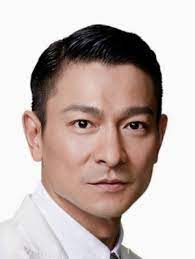
#> input picture day08-20211004-chap05-CNN/andy3.jpg, 195 x 259 px, found by its file name
$ jupyter execute 'day09-Convolution-考試-RGB-Ans.ipynb'
#> lines starting #> are read from the running program, lines starting #| are printed output that depends on the picture
[cell 1]
# 講解
# https://en.wikipedia.org/wiki/Kernel_(image_processing)
# import data
import matplotlib.pyplot as plt
from scipy import misc, signal
import numpy as np

kernel = np.array([[0, -1, 0],
                   [-1, 5, -1],
                   [0, -1, 0]])
img = (plt.imread('andy3.jpg'))
#> img is the input picture: shape (259, 195, 3); mean R, G, B 196.4, 181.9, 177.6

[cell 2]
img.dtype

[cell 3]
import scipy
print(scipy.__file__)

[cell 4]
# Reference
img_sharpened = np.ones(img.shape)
for i in range(3): # 3 : RGB # [..., 0]
    img_sharpened[...,i] = np.clip(signal.convolve2d(img[...,i],
                                                     kernel,
                                                     mode='same',
                                                     boundary="fill"), 0, 1)
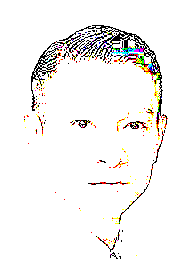
#> img_sharpened: shape (259, 195, 3) float64; mean R, G, B 0.957, 0.952, 0.945
print(img_sharpened.dtype, img_sharpened.min(), img_sharpened.max())
#| float64 0.0 1.0
fig, ax = plt.subplots(nrows=1, ncols=2,figsize=(6, 6))
ax[0].imshow(img)
ax[0].set_title('Original Image', size=12)
ax[1].imshow(img_sharpened)
ax[1].set_title('Convolve2d Image', size=12)
plt.show()
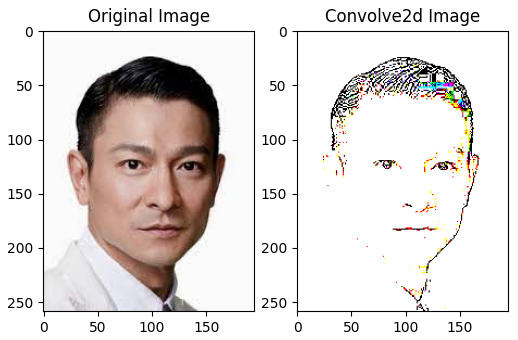
#> figure drawn by matplotlib, 2 panels

[cell 5]
#################################
# 怎樣處理 RGB
#################################

[cell 6]
kernel = np.array([[0 , -1, 0],
                   [-1,  5, -1],
                   [0 , -1, 0]])
from skimage import color
andy_gray = color.rgb2gray(img)  # 這裡是黑白!!!
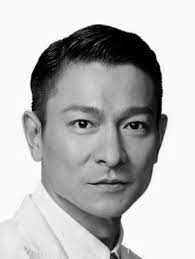
#> andy_gray: shape (259, 195) float64; min 0, max 1, mean 0.724

height, width = andy_gray.shape[0]-3+1, andy_gray.shape[1]-3+1
#> height = 257; width = 193
conv = np.zeros((height, width))
for ii in range(height):
    for jj in range(width):
        val = np.sum(kernel * andy_gray[ii:ii+3, jj:jj+3])
        conv[ii, jj] = val
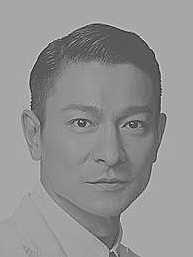
#> conv: shape (257, 193) float64; min -1.11, max 2.07, mean 0.72; drawn with min black and max white


fig, ax = plt.subplots(nrows=1, ncols=2,figsize=(6, 6))
ax[0].imshow(img)
ax[0].set_title('Original Image', size=12)
ax[1].imshow(conv, cmap='gray')
ax[1].set_title('Convolve2d Image', size=12)
plt.show()

[cell 7]
kernel = np.array([[0, -1, 0],
                   [-1, 5, -1],
                   [0, -1, 0]])
from skimage import color

height, width = img.shape[0]-3+1, img.shape[1]-3+1

conv = np.zeros((height, width, 3))
for rgb in range(3):
    for ii in range(height):
        for jj in range(width):
            img_flatten = img[..., rgb].reshape(img.shape[0], img.shape[1]) # 每一層RGB 三階tensor(height, width, rgb)->2-rank
            val = np.sum(kernel * img_flatten[ii:ii+3, jj:jj+3])
            conv[ii, jj, rgb] = val
#> conv: shape (257, 193, 3) float64

print(conv.min(), conv.max())
#| -282.0 530.0
print(np.clip(conv, 0, 1).min(), np.clip(conv, 0, 1).max())
#| 0.0 1.0

fig, ax = plt.subplots(nrows=1, ncols=2,figsize=(6, 6))
ax[0].imshow(img)
ax[0].set_title('Original Image', size=12)
ax[1].imshow( np.clip(conv, 0, 1) )
ax[1].set_title('Convolve2d Image', size=12)
plt.show()
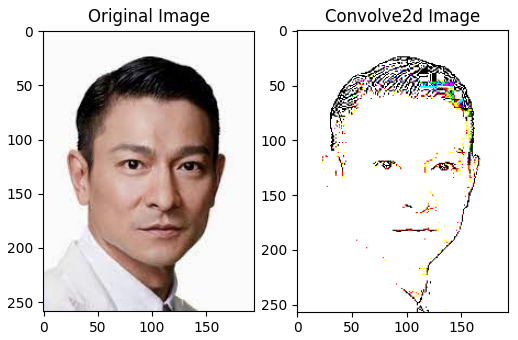
#> figure drawn by matplotlib, 2 panels

[cell 8]
# 考慮使用 min - max : standardize

[cell 9]
plt.hist(conv.flatten())
plt.show()
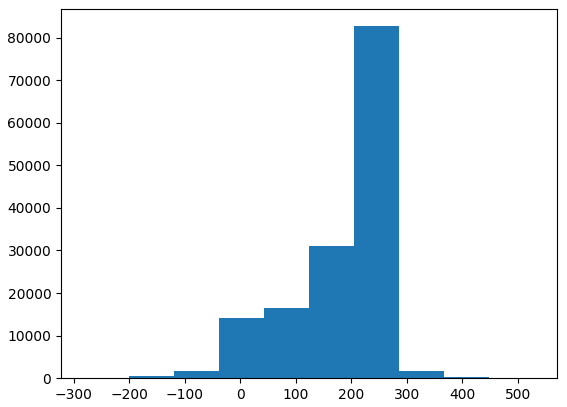
#> figure drawn by matplotlib, 1 panel; tallest bar 82670 high, from x = 205.2 to 286.4

[cell 10]
plt.hist(np.clip(conv, 0, 1).flatten())
plt.show()
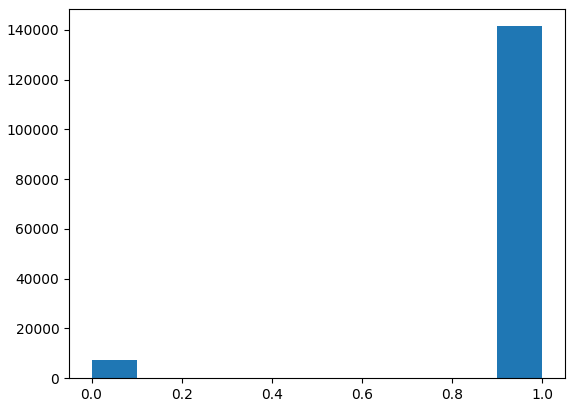
#> figure drawn by matplotlib, 1 panel; tallest bar 141456 high, from x = 0.9 to 1

$ run again, with day08-20211004-chap05-CNN/andy2.jpg copied over day08-20211004-chap05-CNN/andy3.jpg
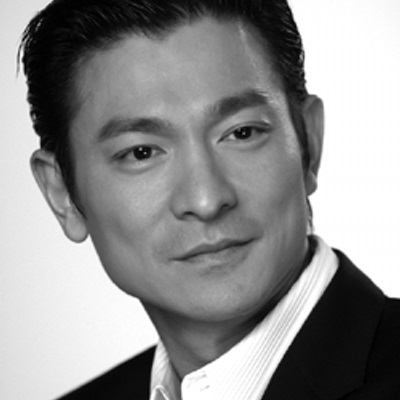
#> input picture day08-20211004-chap05-CNN/andy2.jpg, 400 x 400 px, found by its file name
#> img is the input picture: shape (400, 400, 3); min 0, max 255, mean 145.3
#> after the loop `for i in range(3):`:
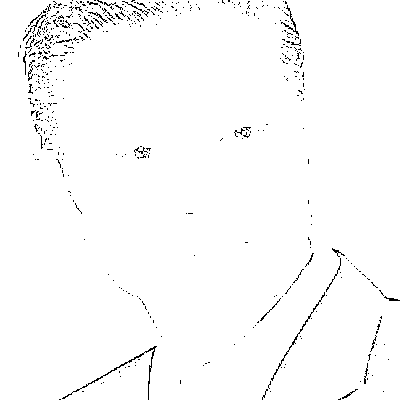
#> img_sharpened: shape (400, 400, 3) float64; values 0 (black) and 1 (white), 98.3% white; black in thin lines or dots
#| float64 0.0 1.0
#| -216.0 397.0
#| 0.0 1.0
#> `plt.show()`:
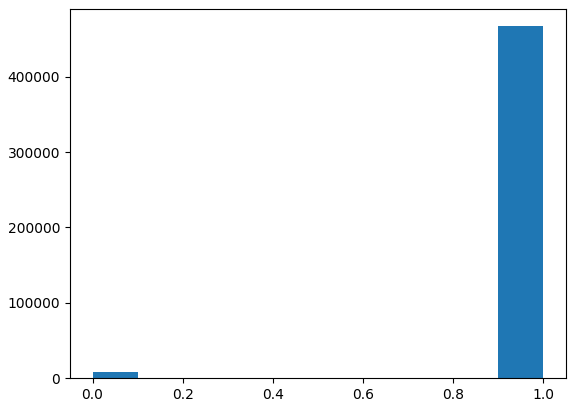
#> figure drawn by matplotlib, 1 panel; tallest bar 467013 high, from x = 0.9 to 1

$ run again, with day08-20211004-chap05-CNN/andy.jpg copied over day08-20211004-chap05-CNN/andy3.jpg
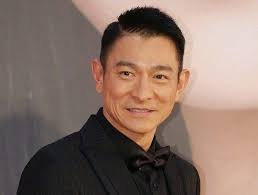
#> input picture day08-20211004-chap05-CNN/andy.jpg, 258 x 195 px, found by its file name
#> img is the input picture: shape (195, 258, 3); mean R, G, B 135, 113.2, 102.9
#| float64 0.0 1.0
#> after the loop `for ii in range(height):`:
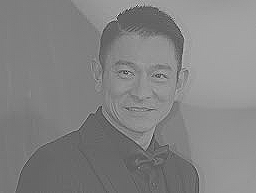
#> conv: shape (193, 256) float64; min -1.22, max 2.04, mean 0.459; drawn with min black and max white
#| -322.0 542.0
#| 0.0 1.0
#> `plt.show()`:
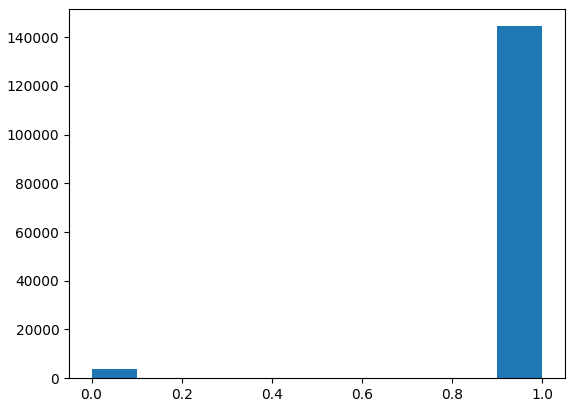
#> figure drawn by matplotlib, 1 panel; tallest bar 144482 high, from x = 0.9 to 1
